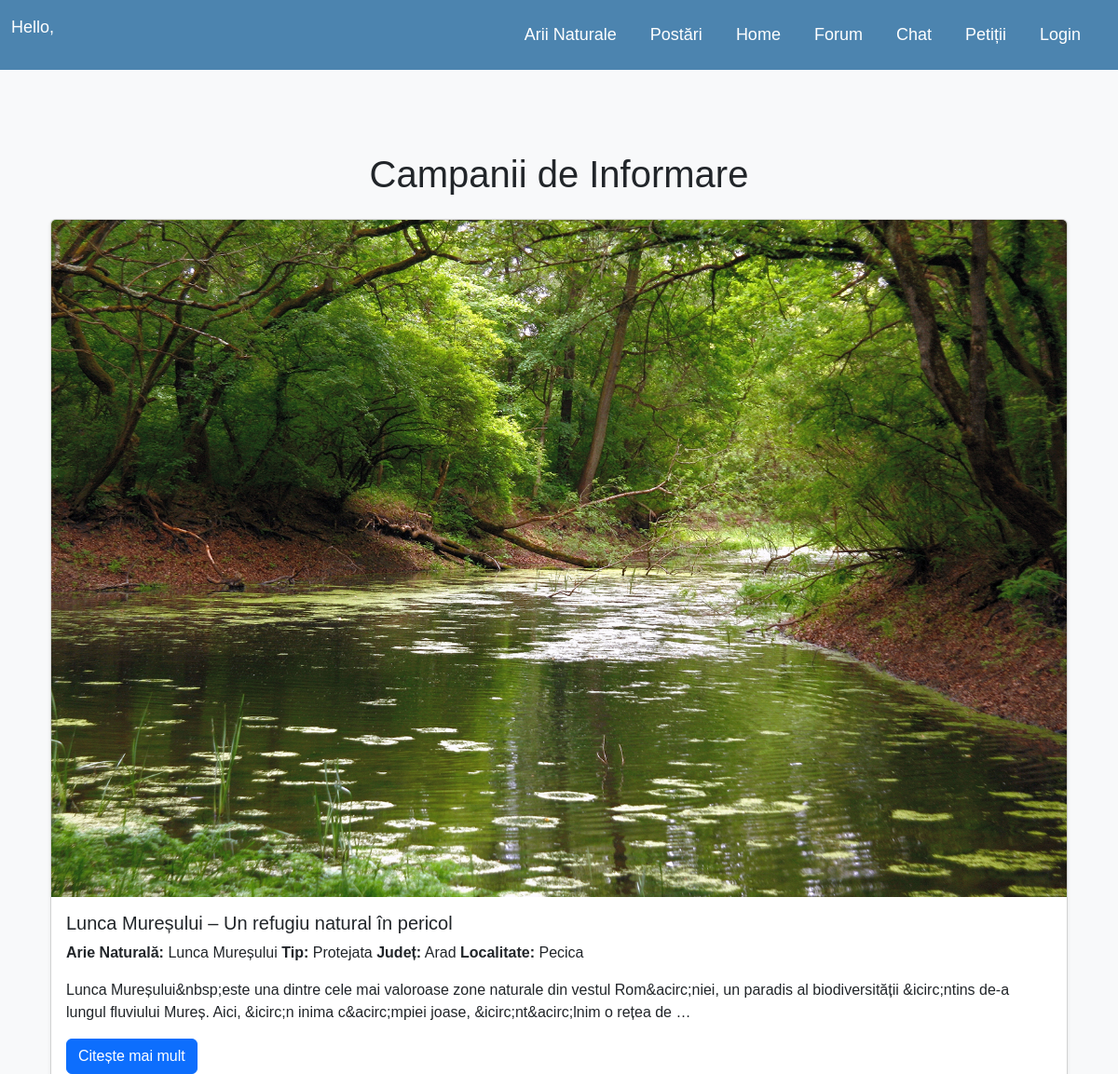
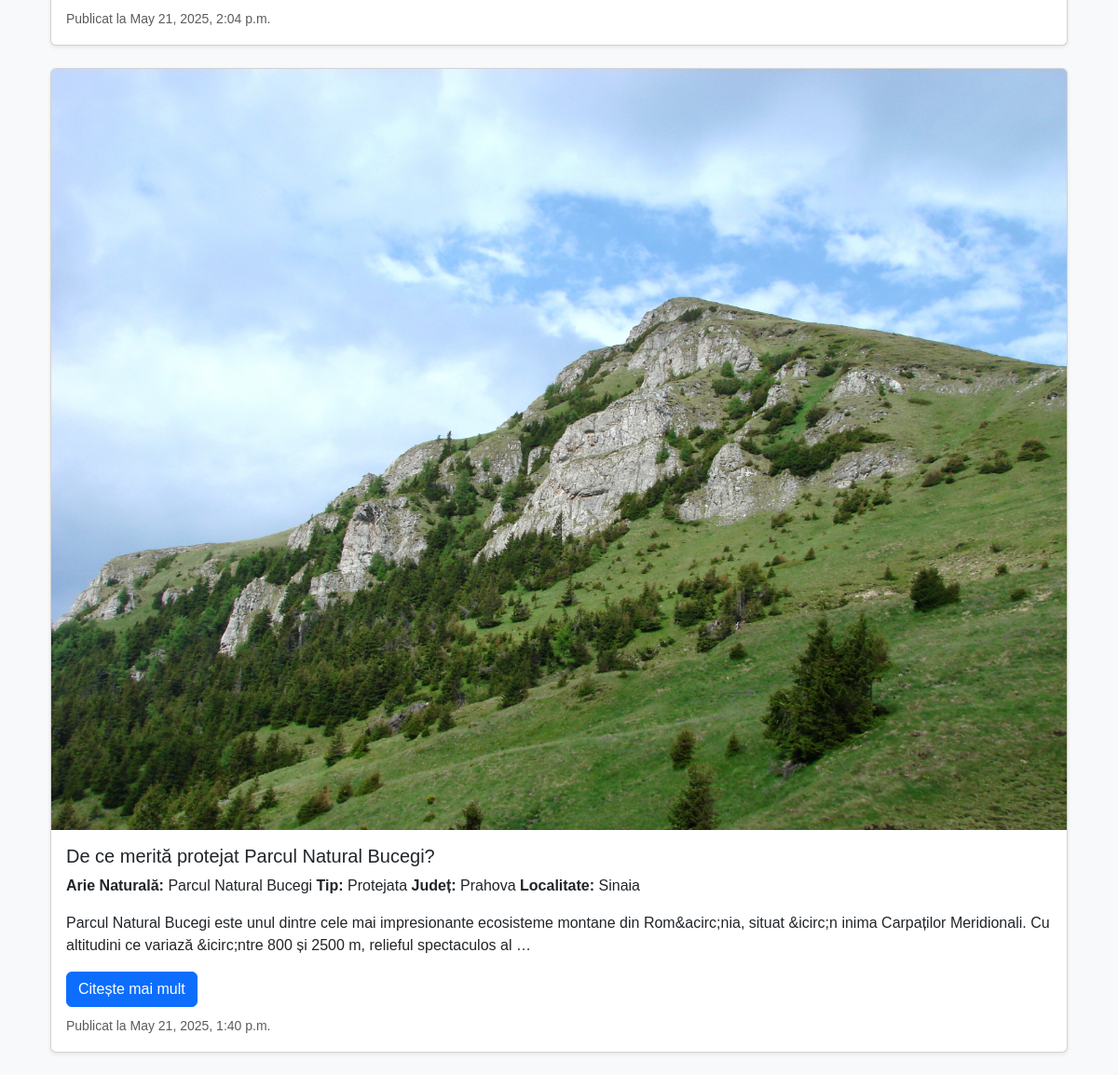
/posts/, run on the app's committed database (2 pictures, top to bottom).
### eenvironmentblog/models.py (models this page shows, shortened)
class Post(models.Model):
            title = models.CharField(max_length=200)
            body = RichTextUploadingField()
            author = models.ForeignKey(User, on_delete=models.CASCADE, related_name='blog_posts')
            updated_on = models.DateTimeField(auto_now=True)
            created_on = models.DateTimeField(auto_now_add=True)
            cover_image = models.ImageField(upload_to='images/', blank=True, null=True)
            status = models.IntegerField(choices=STATUS, default=0)
            arie_naturala = models.ForeignKey(ArieNaturala, on_delete=models.DO_NOTHING, limit_choices_to={'status': 1})
            class Meta:
                ordering = ['-created_on']

class ArieNaturala(models.Model):
    nume_arie = models.CharField(max_length=200)
    tip_arie = models.IntegerField(choices=AREA_TYPE)
    judet_arie = models.CharField(max_length=200)
    localitate_arie = models.CharField(max_length=200)
    descriere = RichTextUploadingField(blank=True, null=True)  # descriere nouă
    imagine = models.ImageField(upload_to='arii/', blank=True, null=True)  # imagine
    updated_on = models.DateTimeField(auto_now=True)
    created_on = models.DateTimeField(auto_now_add=True)
    status = models.IntegerField(choices=STATUS, default=0)
    class Meta:
        ordering = ['-created_on']
        verbose_name_plural = "Arii Naturale"

### eenvironmentblog/views.py (the view)
# urls.py: path('posts/', views.posts_list, name='posts_list'),
def posts_list(request):
    posts = Post.objects.filter(status=1).order_by('-created_on')
    return render(request, 'eenvironmentblog/posts_list.html', {'posts': posts})

### eenvironmentblog/templates/eenvironmentblog/posts_list.html (shortened to what this page needs)
{% extends 'eenvironmentblog/base.html' %}
{% block content %}
<div class="container mt-4">
    <h1 class="mb-4 text-center">Campanii de Informare</h1>
    {% if posts %}
        {% for post in posts %}
            <div class="card mb-4 shadow-sm">
                {% if post.cover_image %}
                    <img src="{{ post.cover_image.url }}" class="card-img-top" alt="{{ post.title }}">
                {% endif %}
                <div class="card-body">
                    <h5 class="card-title">{{ post.title }}</h5>
                    <p class="card-text">
                        <strong>Arie Naturală:</strong> {{ post.arie_naturala.nume_arie }}
                        <strong>Tip:</strong> {{ post.arie_naturala.get_tip_arie_display }}
                        <strong>Județ:</strong> {{ post.arie_naturala.judet_arie }}
                        <strong>Localitate:</strong> {{ post.arie_naturala.localitate_arie }}
                    </p>
                    <p class="card-text">{{ post.body|striptags|truncatewords:30 }}</p>
                    <a href="{% url 'post_detail' post.pk %}" class="btn btn-primary">Citește mai mult</a>
                    <p class="card-text mt-2"><small class="text-muted">Publicat la {{ post.created_on }}</small></p>
                </div>
            </div>
        {% endfor %}
    {% else %}
        <p class="text-center">Momentan nu există postări disponibile.</p>
    {% endif %}
</div>
{% endblock %}

### eenvironmentblog/templates/eenvironmentblog/base.html (shortened to what this page needs)
<!DOCTYPE html>
<html lang="en">
<head>
    <link href="https://cdn.jsdelivr.net/npm/bootstrap@5.3.3/dist/css/bootstrap.min.css" rel="stylesheet">
<link rel="stylesheet" href="https://cdn.jsdelivr.net/npm/bootstrap-icons@1.11.3/font/bootstrap-icons.min.css">
</head>
<body>
<nav class="navbar navbar-expand-lg sticky-top">
    <div class="container-fluid">
        <p class="navbar-text">Hello, {{ user.username }}</p>
        <div class="collapse navbar-collapse" id="navbarNav">
            <ul class="navbar-nav ms-auto">
                <li class="nav-item">
                    <a class="nav-link" href="{% url 'arii_list' %}">Arii Naturale</a>
                </li>
                <li class="nav-item">
                    <a class="nav-link" href="{% url 'posts_list' %}">Postări</a>
                </li>
                <li class="nav-item">
                    <a class="nav-link" aria-current="page" href="{% url 'index' %}">Home</a>
                </li>
                <li class="nav-item">
                    <a class="nav-link" href="{% url 'discussion_list' %}">Forum</a>
                </li>
                <li class="nav-item">
                    <a class="nav-link" href="{% url 'chat' %}">Chat</a>
                </li>
                <li class="nav-item">
                    <a class="nav-link" href="{% url 'petition_list' %}">Petiții</a>
                </li>
                {% if user.is_authenticated %}
                    <li class="nav-item">
                        <a class="nav-link" href="{% url 'account_logout' %}">Logout</a>
                    </li>
                {% else %}
                    <li class="nav-item">
                        <a class="nav-link" href="{% url 'account_login' %}">Login</a>
                    </li>
                {% endif %}
            </ul>
        </div>
    </div>
</nav>
<div class="container mt-4">
    {% block content %}{% endblock %}
</div>
</body>
</html>

### eenvironmentblog/templates/eenvironmentblog/base.html (style rules this page uses)
body { font-family: 'Arial', sans-serif; background-color: #f8f9fa; }
.navbar { background-color: #4c84af; align-items: center; }
.navbar-brand, .nav-link, .navbar-text { color: white !important; font-size: 18px; margin-right: 20px; text-align: center; }
.container { padding-top: 20px; }

### data on the page
Post: cover_image (picture), title "Lunca Mureșului – Un refugiu natural în pericol", arie_naturala.nume_arie "Lunca Mureșului", arie_naturala.tip_arie "Protejata", arie_naturala.judet_arie "Arad", arie_naturala.localitate_arie "Pecica", body "Lunca Mureșului&nbsp;este una dintre cele mai valoroase zone naturale din vestul Rom&acirc;niei, un paradis al biodiversității &icirc;ntins de-a lungul fluviului Mureș. Aici, &icirc;n inima c&acirc;mpiei joase, &icirc;nt&acirc;lnim o rețea de …", created_on "May 21, 2025, 2:04 p.m."
Post: cover_image (picture), title "De ce merită protejat Parcul Natural Bucegi?", arie_naturala.nume_arie "Parcul Natural Bucegi", arie_naturala.tip_arie "Protejata", arie_naturala.judet_arie "Prahova", arie_naturala.localitate_arie "Sinaia", body "Parcul Natural Bucegi este unul dintre cele mai impresionante ecosisteme montane din Rom&acirc;nia, situat &icirc;n inima Carpaților Meridionali. Cu altitudini ce variază &icirc;ntre 800 și 2500 m, relieful spectaculos al …", created_on "May 21, 2025, 1:40 p.m."
